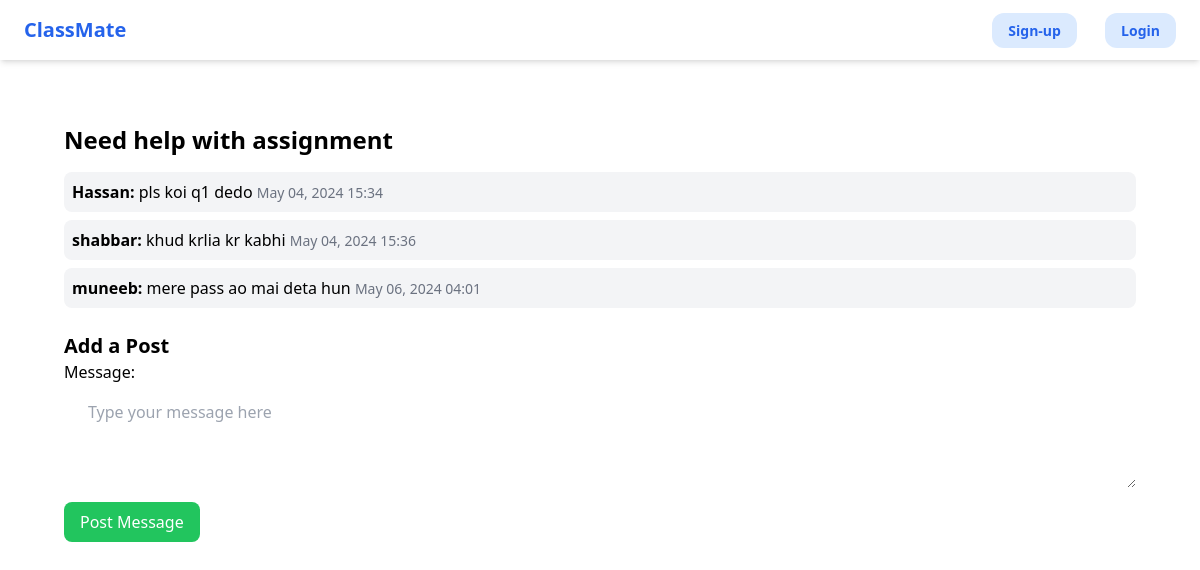
The app's page /classroom/discussion/1/ with its own data.
### discussion/models.py (models this page shows, shortened)
class DiscussionTopic(models.Model):
    classroom = models.ForeignKey(Classroom, on_delete=models.CASCADE, related_name='discussion_topics')
    title = models.CharField(max_length=255)
    description = models.TextField()
    created_at = models.DateTimeField(auto_now_add=True)

class DiscussionPost(models.Model):
    topic = models.ForeignKey(DiscussionTopic, on_delete=models.CASCADE, related_name='posts')
    user = models.ForeignKey(UserProfile, on_delete=models.CASCADE)
    message = models.TextField()
    created_at = models.DateTimeField(auto_now_add=True)

### core/models.py (models this page shows, shortened)
class UserProfile(models.Model):
    user = models.OneToOneField(User, on_delete=models.CASCADE, related_name='profile')
    is_student = models.BooleanField(default=False)
    is_instructor = models.BooleanField(default=False)

### discussion/views.py (the view, shortened to what this page needs)
# urls.py: path('discussion/<int:topic_id>/', discussion_views.discussion_detail, name='discussion_detail'),
def discussion_detail(request, topic_id):
    topic = get_object_or_404(DiscussionTopic, id=topic_id)
    posts = topic.posts.all()
    form = DiscussionPostForm()  # Initialize an empty form for GET requests
    context = {
        'topic': topic,
        'posts': posts,
        'form': form
    }
    return render(request, 'discussion/discussion_detail.html', context)

### discussion/forms.py
class DiscussionPostForm(forms.ModelForm):
    message = forms.CharField(widget=forms.Textarea(attrs={
        'placeholder': 'Type your message here',
        'class': 'w-full py-4 px-6 rounded mb-2',
        'rows': 3
    }))
    class Meta:
        model = DiscussionPost
        fields = ['message']

### discussion/templates/discussion/discussion_detail.html (shortened to what this page needs)
{% extends 'core/base.html' %}
{% block content %}
<div class="m-10">
    <h1 class="text-2xl font-semibold mb-4">{{ topic.title }}</h1>
    {% if posts %}
    <ul>
        {% for post in posts %}
        <li class="mb-2 p-2 bg-gray-100 rounded-lg">
            <strong>{{ post.user.user.username }}:</strong> {{ post.message }}
            <small class="text-sm text-gray-500">{{ post.created_at|date:"M d, Y H:i" }}</small>
        </li>
        {% endfor %}
    </ul>
    {% else %}
    <p>No posts yet.</p>
    {% endif %}
    <div class="mt-6">
        <h2 class="text-xl font-semibold">Add a Post</h2>
        <form method="post">
            {{ form.as_p }}
            <button type="submit" class="bg-green-500 text-white px-4 py-2 rounded-lg">Post Message</button>
        </form>
    </div>
</div>
{% endblock %}

### records on screen
DiscussionTopic: title "Need help with assignment"
DiscussionPost: user.user.username "Hassan", message "pls koi q1 dedo", created_at "May 04, 2024 15:34"
DiscussionPost: user.user.username "shabbar", message "khud krlia kr kabhi", created_at "May 04, 2024 15:36"
DiscussionPost: user.user.username "muneeb", message "mere pass ao mai deta hun", created_at "May 06, 2024 04:01"
